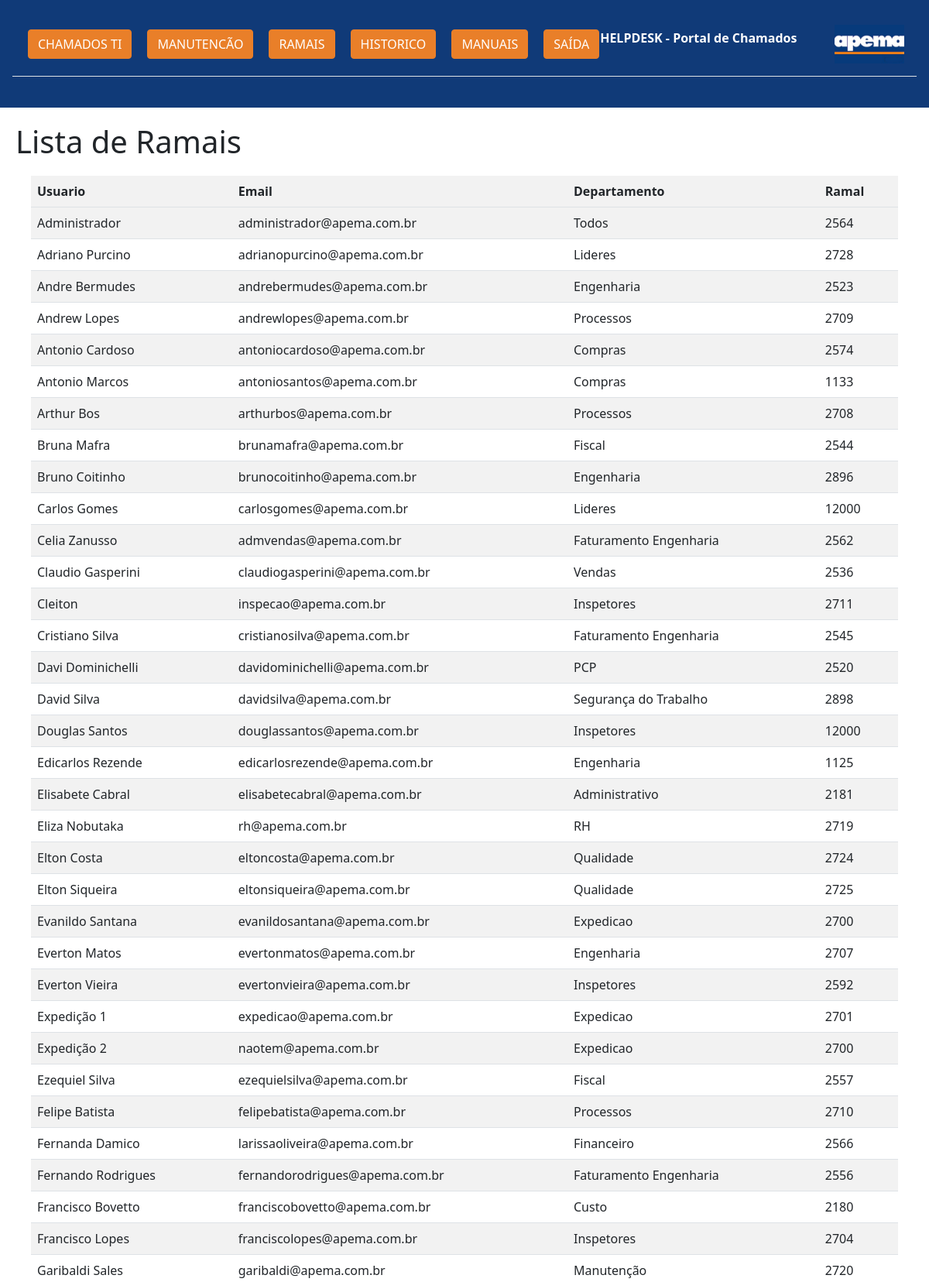
The app's page /ramais (signed in, upper part) with its own data.
### inventarioapema/models.py (models this page shows)
class Usuario(database.Model, UserMixin):
    id = database.Column(database.Integer, primary_key=True)
    username = database.Column(database.String, nullable=False)
    email = database.Column(database.String, nullable=False, unique=True)
    senha = database.Column(database.String, nullable=False )
    departamento = database.Column(database.String, nullable=False)
    ramal = database.Column(database.String, nullable=False)
    nivel = database.Column(database.String)
    desativado = database.Column(database.String)
    chamados = database.relationship("Chamados", backref='usuario', lazy=True)
    manutencao = database.relationship("Manutencao", backref='usuario', lazy=True)
    Agendamento = database.relationship("Agendamento", backref='usuario', lazy=True)

### inventarioapema/usuarios/routes.py (the view)
@app.route("/ramais")
def ramais():
    if not session.get('logged_in'):
        return redirect(url_for('homepage'))
    emails = session['email']
    nivel = session['nivel']
    id = session['id']
    usuarios = Usuario.query.order_by(Usuario.username).all()
    colaboradores = database.session.query(database.func.count(Usuario.id), Usuario.username).group_by(Usuario.username).order_by(Usuario.username).all()
    return render_template("usuarios/telefone.html", usuarios=usuarios, colaboradores=colaboradores, nivel=nivel, id=id)

### inventarioapema/models.py (called while the page is built)
@login_manager.user_loader
def load_Usuario(id_usuario):
    return Usuario.query.get(int(id_usuario))

### inventarioapema/templates/usuarios/telefone.html
{% extends "home.html" %}
{% block body %}
<body>
    <div style="margin: 20px;">
        <h1>Lista de Ramais</h1>
        <table class="table table-striped" style=" margin: 20px; width: -webkit-fill-available;">
        <tr>
            <th scope="col">Usuario</th>
            <th scope="col">Email </th>
            <th scope="col">Departamento</th>
            <th scope="col">Ramal</th>
        </tr>
        <tr>
            {% for usuarios in usuarios %}
        <tr>
            <td >{{ usuarios.username }}</td>
            <td>{{ usuarios.email }}</td>
            <td>{{ usuarios.departamento }}</td>
            <td>{{ usuarios.ramal }}</td>
        </tr>
            {% endfor %}
    </table>
</div>
</body>
{% endblock %}

### records on screen
Usuario: username "Administrador", email "administrador@apema.com.br", departamento "Todos", ramal "2564"
Usuario: username "Adriano Purcino", email "adrianopurcino@apema.com.br", departamento "Lideres", ramal "2728"
Usuario: username "Andre Bermudes", email "andrebermudes@apema.com.br", departamento "Engenharia", ramal "2523"
Usuario: username "Andrew Lopes", email "andrewlopes@apema.com.br", departamento "Processos", ramal "2709"
Usuario: username "Antonio Cardoso", email "antoniocardoso@apema.com.br", departamento "Compras", ramal "2574"
Usuario: username "Antonio Marcos", email "antoniosantos@apema.com.br", departamento "Compras", ramal "1133"
Usuario: username "Arthur Bos", email "arthurbos@apema.com.br", departamento "Processos", ramal "2708"
Usuario: username "Bruna Mafra", email "brunamafra@apema.com.br", departamento "Fiscal", ramal "2544"
Usuario: username "Bruno Coitinho", email "brunocoitinho@apema.com.br", departamento "Engenharia", ramal "2896"
Usuario: username "Carlos Gomes", email "carlosgomes@apema.com.br", departamento "Lideres", ramal "12000"
Usuario: username "Celia Zanusso", email "admvendas@apema.com.br", departamento "Faturamento Engenharia", ramal "2562"
Usuario: username "Claudio Gasperini", email "claudiogasperini@apema.com.br", departamento "Vendas", ramal "2536"
Usuario: username "Cleiton", email "inspecao@apema.com.br", departamento "Inspetores", ramal "2711"
Usuario: username "Cristiano Silva", email "cristianosilva@apema.com.br", departamento "Faturamento Engenharia", ramal "2545"
Usuario: username "Davi Dominichelli", email "davidominichelli@apema.com.br", departamento "PCP", ramal "2520"
Usuario: username "David Silva", email "davidsilva@apema.com.br", departamento "Segurança do Trabalho", ramal "2898"
Usuario: username "Douglas Santos", email "douglassantos@apema.com.br", departamento "Inspetores", ramal "12000"
Usuario: username "Edicarlos Rezende", email "edicarlosrezende@apema.com.br", departamento "Engenharia", ramal "1125"
Usuario: username "Elisabete Cabral", email "elisabetecabral@apema.com.br", departamento "Administrativo", ramal "2181"
Usuario: username "Eliza Nobutaka", email "rh@apema.com.br", departamento "RH", ramal "2719"
Usuario: username "Elton Costa", email "eltoncosta@apema.com.br", departamento "Qualidade", ramal "2724"
Usuario: username "Elton Siqueira", email "eltonsiqueira@apema.com.br", departamento "Qualidade", ramal "2725"
Usuario: username "Evanildo Santana", email "evanildosantana@apema.com.br", departamento "Expedicao", ramal "2700"
Usuario: username "Everton Matos", email "evertonmatos@apema.com.br", departamento "Engenharia", ramal "2707"
Usuario: username "Everton Vieira", email "evertonvieira@apema.com.br", departamento "Inspetores", ramal "2592"
Usuario: username "Expedição 1", email "expedicao@apema.com.br", departamento "Expedicao", ramal "2701"
Usuario: username "Expedição 2", email "naotem@apema.com.br", departamento "Expedicao", ramal "2700"
Usuario: username "Ezequiel Silva", email "ezequielsilva@apema.com.br", departamento "Fiscal", ramal "2557"
Usuario: username "Felipe Batista", email "felipebatista@apema.com.br", departamento "Processos", ramal "2710"
Usuario: username "Fernanda Damico", email "larissaoliveira@apema.com.br", departamento "Financeiro", ramal "2566"
Usuario: username "Fernando Rodrigues", email "fernandorodrigues@apema.com.br", departamento "Faturamento Engenharia", ramal "2556"
Usuario: username "Francisco Bovetto", email "franciscobovetto@apema.com.br", departamento "Custo", ramal "2180"
Usuario: username "Francisco Lopes", email "franciscolopes@apema.com.br", departamento "Inspetores", ramal "2704"
Usuario: username "Garibaldi Sales", email "garibaldi@apema.com.br", departamento "Manutenção", ramal "2720"
